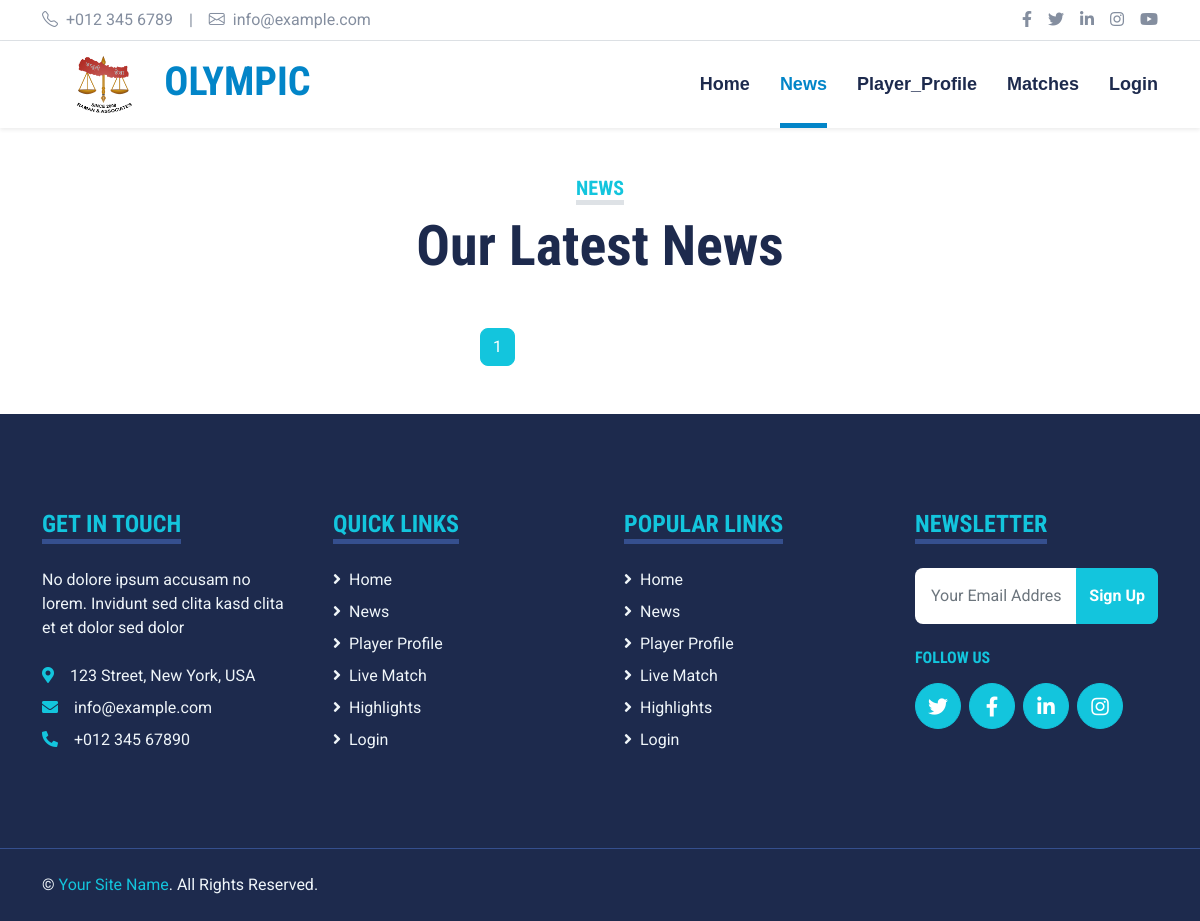
The page /news/ on the database as committed earlier.
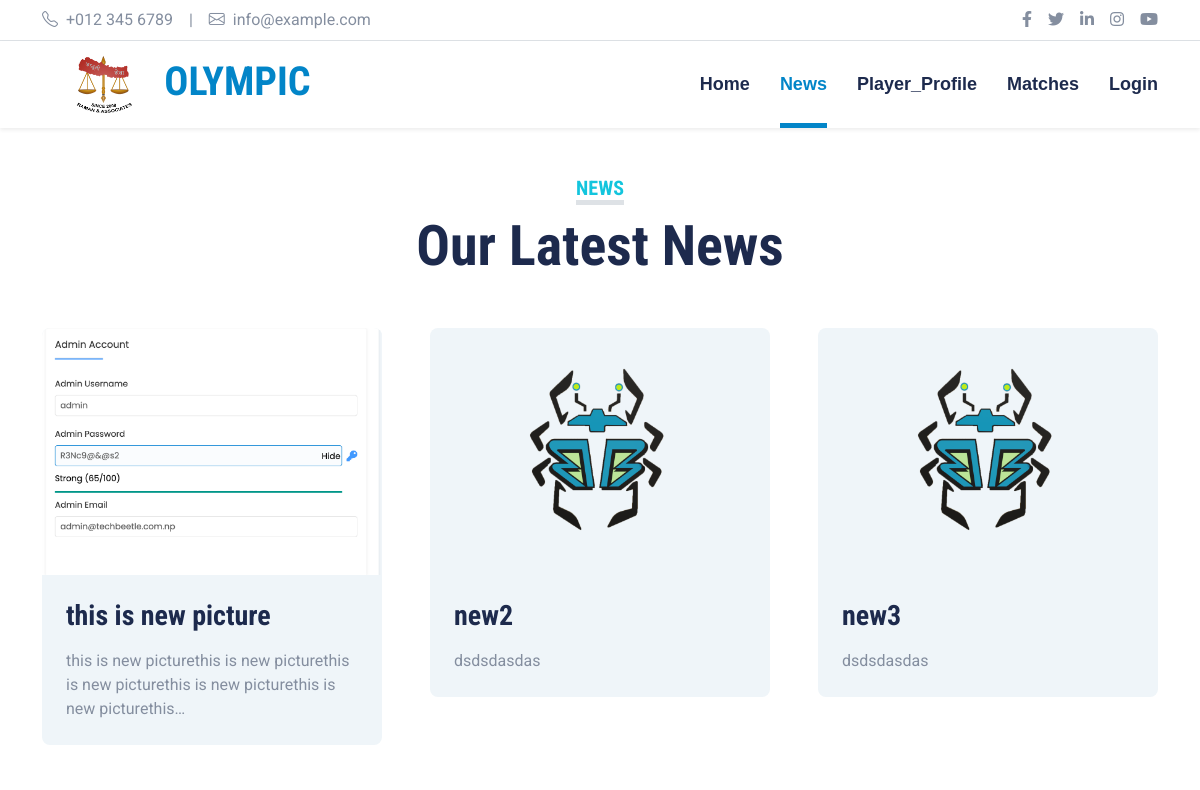
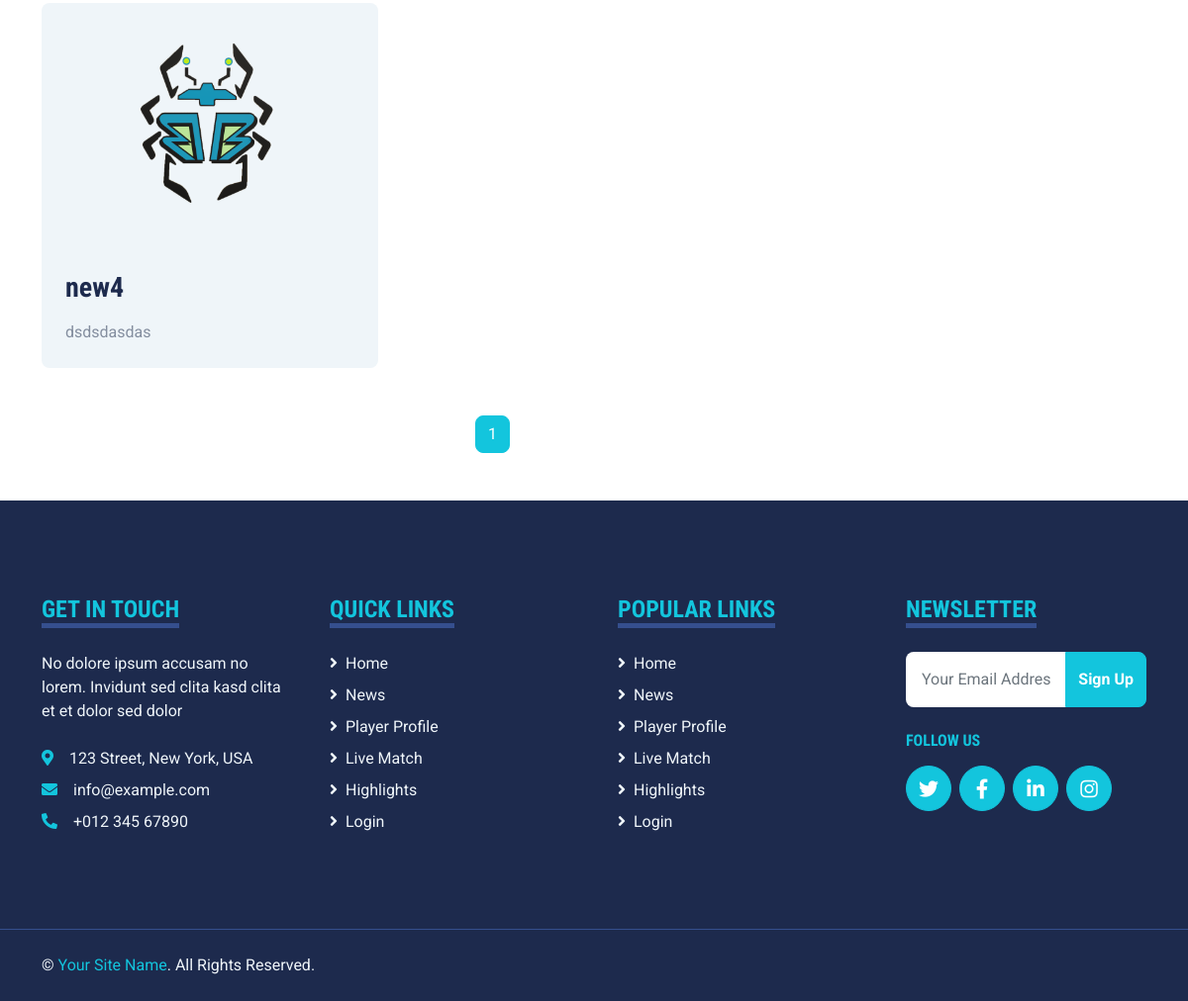
The same page on the database as committed later (2 pictures, top to bottom).
### broadcast/models.py (models this page shows, shortened)
class News(models.Model):
    title = models.CharField(max_length=100)
    picture = models.ImageField(upload_to='images/')
    desc = models.TextField()
    @property
    def short_desc(self):
        return truncatechars(self.desc, 100)

### home/views.py (the view)
# urls.py: path('news/', views.NewsListView.as_view(), name='news'),
class NewsListView(ListView):
    model = News
    context_object_name = 'blogs'
    template_name = 'home/news.html'
    paginate_by = 12
    def get_context_data(self,*args, **kwargs):
        context = super().get_context_data(**kwargs)
        context['active'] = 'news'
        return context

### home/templates/home/news.html (shortened to what this page needs)
{% extends 'home/base.html' %}
{% load static %}
{% block body %}
    <div class="container-fluid py-5">
        <div class="container">
            <div class="text-center mx-auto mb-5" style="max-width: 500px;">
                <h5 class="d-inline-block text-primary text-uppercase border-bottom border-5">News</h5>
                <h1 class="display-4">Our Latest News</h1>
            </div>
            <div class="row g-5">
                {% for n in blogs %}
                    <div class="col-xl-4 col-lg-6">
                        <div class="bg-light rounded overflow-hidden">
                            <img class="img-fluid w-100"
                                 src="{{ n.picture.url }}"
                                 alt="">
                            <div class="p-4">
                                <a class="h3 d-block mb-3" href="{% url 'home:news_details' n.pk %}">{{ n.title|truncatechars:30 }}</a>
                                <p class="m-0">{{ n.short_desc }}</p>
                            </div>
                        </div>
                    </div>
                {% endfor %}
            </div>
        </div>
    </div>
    <nav aria-label="Page navigation" style="margin-left: 40%;">
        <ul class="pagination">
            {% for n in page_obj.paginator.page_range %}
                {% if page_obj.number == n %}
                    <li class="page-item active">
                        <span class="page-link">{{ n }}<span class="sr-only">(current)</span></span>
                    </li>
                {% elif n > page_obj.number|add:'-3' and n < page_obj.number|add:'3' %}
                    <li class="page-item"><a class="page-link" href="?page={{ n }}">{{ n }}</a></li>
                {% endif %}
            {% endfor %}
               </ul>
    </nav>
{% endblock %}

Rows that differ between the two databases and show on the page:
added News: picture (picture), title "this is new picture", short_desc "this is new picturethis is new picturethis is new picturethis is new picturethis is new picturethis…"
added News: picture (picture), title "new2", short_desc "dsdsdasdas"
added News: picture (picture), title "new3", short_desc "dsdsdasdas"
added News: picture (picture), title "new4", short_desc "dsdsdasdas"
